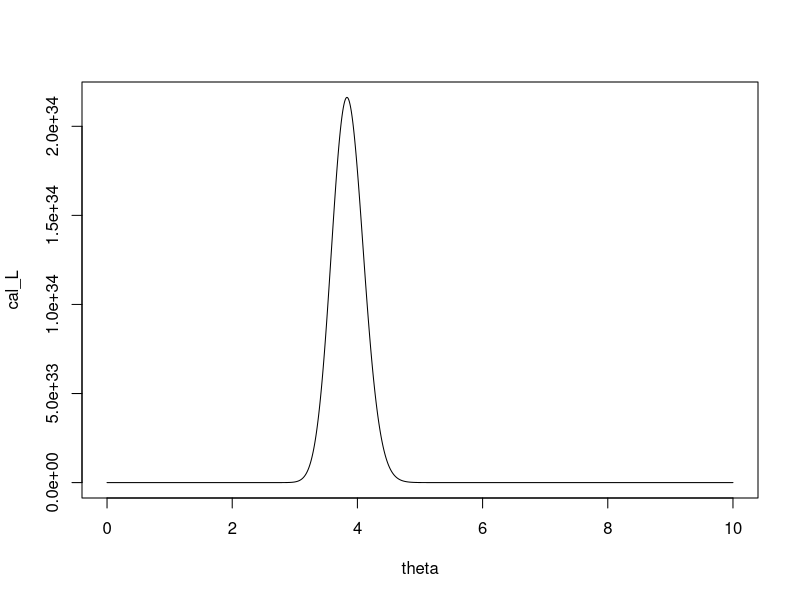
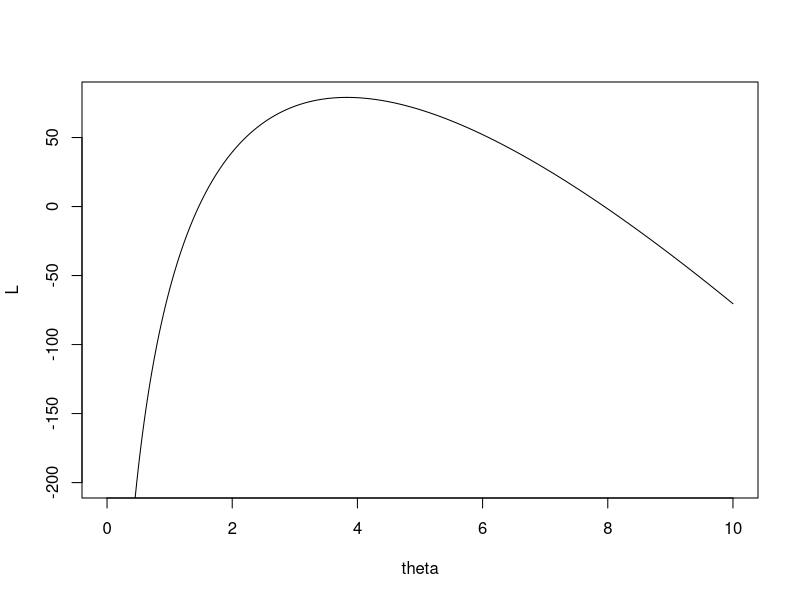
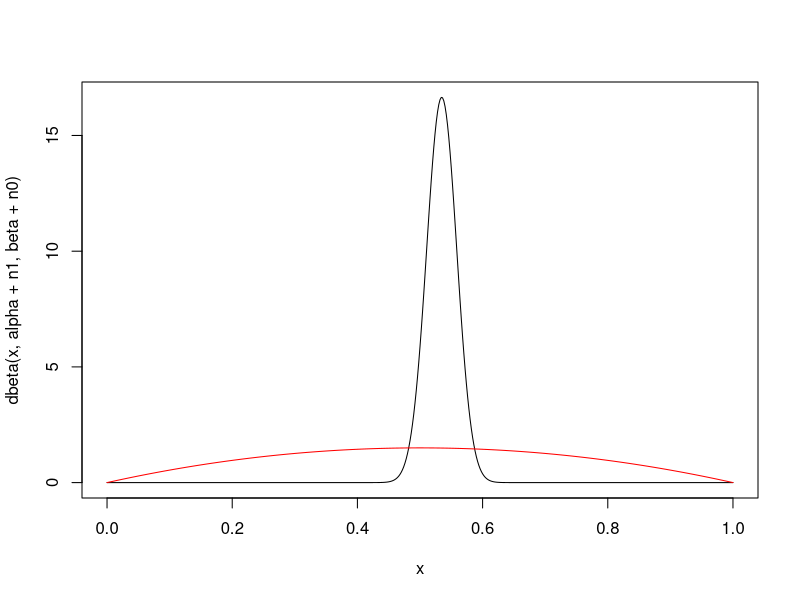

Generate these figures, in order, with R:
## ---- chunk 1
n = 60; somme_y = 230; theta = seq(0, 10, by=0.001)
cal_L = exp(-n*theta) * theta^somme_y
plot(theta, cal_L, type='l')
## ---- chunk 2
L = -n*theta + somme_y*log(theta)
plot(theta, L, type='l', ylim=c(-200, max(L)))
## ---- chunk 3
n0 = 200; n1 = 230; alpha=2; beta=2
x = seq(0, 1, by=0.002)
plot(x, dbeta(x, alpha+n1, beta+n0), type='l')
lines(x, dbeta(x, alpha, beta), col='red')
